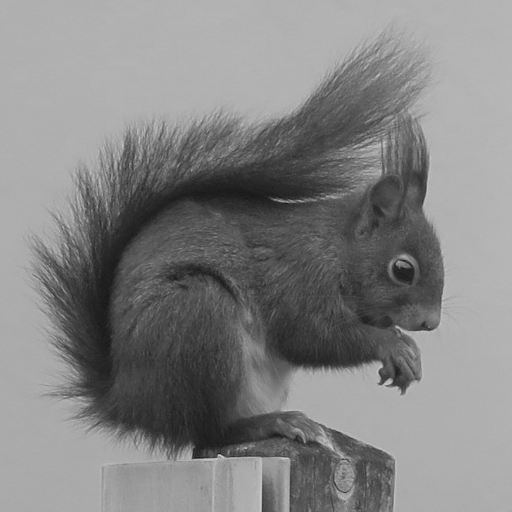
#> input picture src/figs/squirrel.png, 512 x 512 px, found by its file name
$ jupyter execute figs.ipynb
#> lines starting #> are read from the running program, lines starting #| are printed output that depends on the picture; after the words box and inside, x2 and y2 are one past the last pixel; in counts of white or black regions, pixels touching at a corner belong together
# Filtering

[cell 1]
import numpy as np
import matplotlib.pyplot as plt
import scipy.ndimage as ndi
import scipy.signal as sig
import skimage.io as io
import skimage.data as data
import skimage.transform as transform
import skimage.color as color
import skimage.filters as filters
from skimage.util import img_as_float
from numpy import log, absolute, angle
from scipy.fft import fft2, fftshift, ifft2, ifftshift

import matplotlib as mpl
plt.style.use('../_static/bip.mplstyle')
mpl.rcParams['xtick.bottom'] = False
mpl.rcParams['ytick.left'] = False
plt.rcParams['image.cmap'] = 'gray'

# Fourier transform

[cell 2]
f = io.imread("../figs/squirrel.png")
#> f is the input picture: shape (512, 512); min 23, max 213, mean 131
(M, N) = f.shape
#> M = 512; N = 512
F = fftshift(fft2(f))

fig, axs = plt.subplots(1, 3, figsize=(15,5))
axs[0].imshow(f, cmap="gray")
axs[0].set_xlabel("Image")
axs[1].imshow(log(absolute(F)), cmap="gray", extent = [-M/2 , M/2, -N/2, N/2])
axs[1].set_xlabel("Amplitude of the DFT")
axs[2].imshow(angle(F), cmap="gray", extent = [-M/2 , M/2, -N/2, N/2])
axs[2].set_xlabel("Phase of the DFT")

plt.savefig("fourier-example.svg")
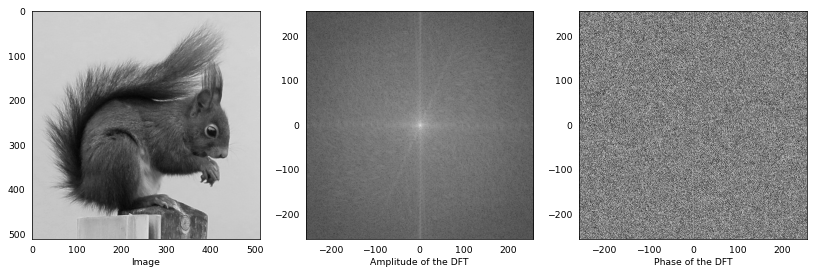
#> figure drawn by matplotlib, 3 panels

## Filtering

[cell 3]
# Original image & DFT
g = io.imread("../figs/squirrel.png")
(M,N) = g.shape
G = fftshift(fft2(g))
N = g.shape[0]

# Filter
n = np.linspace(0, N, N)
#> n = 512 values from 0 to 512
xx, yy = np.meshgrid(n, n)

[cell 4]
# Display images
def display(img, name, vmin=None, vmax=None, spatial=True):
    all_axes = plt.gcf().get_axes()
    plt.subplot(2,3,len(all_axes)+1)
    if vmin==None:
        vmin = img.min()
    if vmax==None:
        vmax = img.max()
    if spatial:
        plt.imshow(img, cmap="gray", vmin=vmin, vmax=vmax)
    else:
        plt.imshow(img, cmap="gray", vmin=vmin, vmax=vmax, extent = [-M/2 , M/2, -N/2, N/2])
    plt.xlabel(name)

[cell 5]
# Low-pass
H = ((xx-N/2)**2 + (yy-N/2)**2 < 30**2)
H = img_as_float(H)
h = np.real(ifft2(ifftshift(H)))
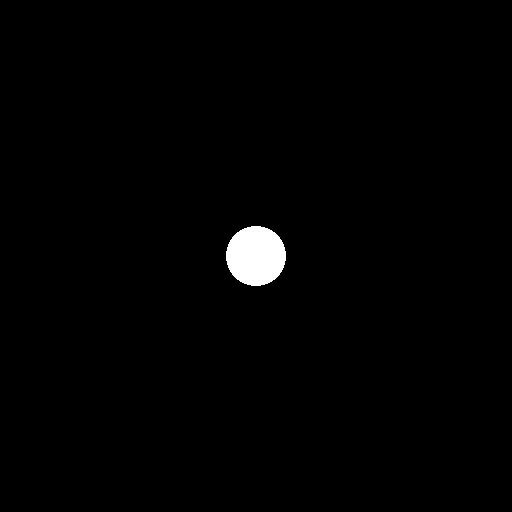
#> H: shape (512, 512) float64; values 0 (black) and 1 (white), 1.1% white; 1 white region, box (x1, y1, x2, y2) and area: (226, 226, 286, 286) 2828
h = fftshift(h) # Pour centrer la PSF

# Filtered image & DFT
F = G*H
f = np.real(ifft2(ifftshift(F)))
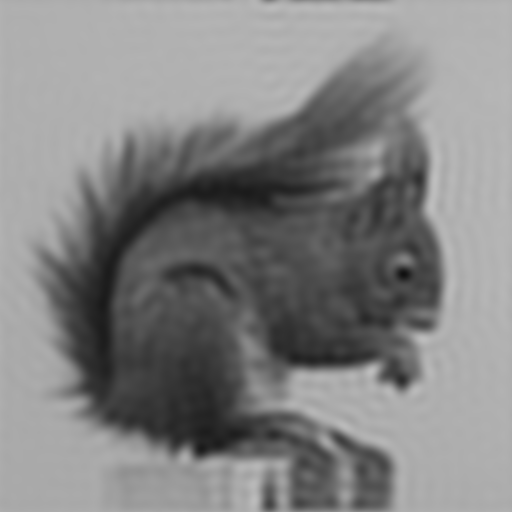
#> f: shape (512, 512) float64; min 16.36, max 190.5, mean 131

fig = plt.figure(figsize=(15,10))

display(g, "Original image")
#> in display, `vmin = img.min()`: vmin = 23
#> in display, `vmax = img.max()`: vmax = 213
display(h, "Filter kernel")
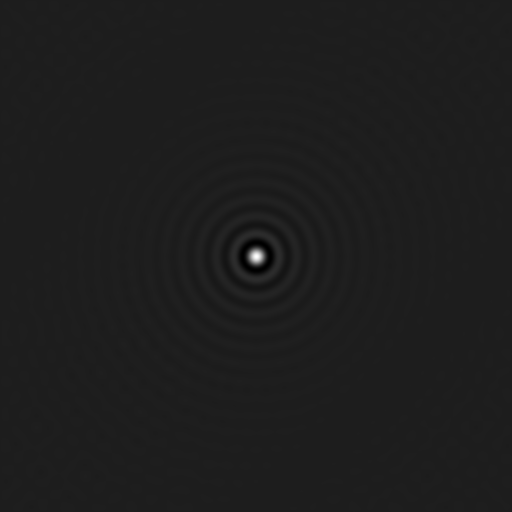
#> h: shape (512, 512) float64; min -0.00143, max 0.0108, mean 3.81e-06; drawn with min black and max white
display(f, "Filtered image")

laG = log(abs(G))
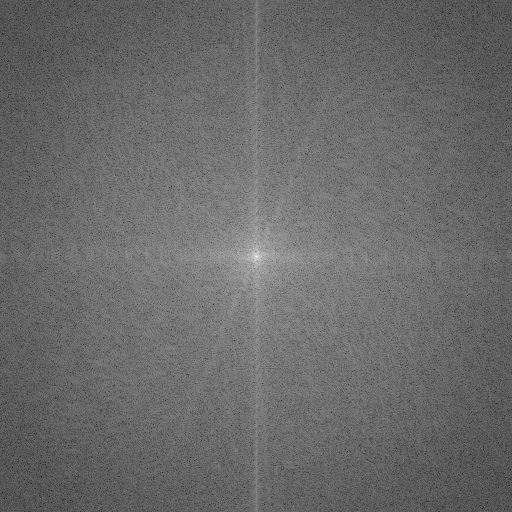
#> laG: shape (512, 512) float64; min 0.229, max 17.35, mean 7.38; drawn with min black and max white
vmin, vmax = laG.min(), laG.max()
#> vmin = 0.229; vmax = 17.35
display(np.log(abs(G)), "DFT of the original image", vmin=vmin, vmax=vmax, spatial=False)
display(np.log(abs(H + 1e-9)), "DFT of the kernel", spatial=False)
display(np.log(abs(F + 1e-9)), "DFT of the filtered image", vmin=vmin, vmax=vmax, spatial=False)

plt.savefig("lowpass.svg")
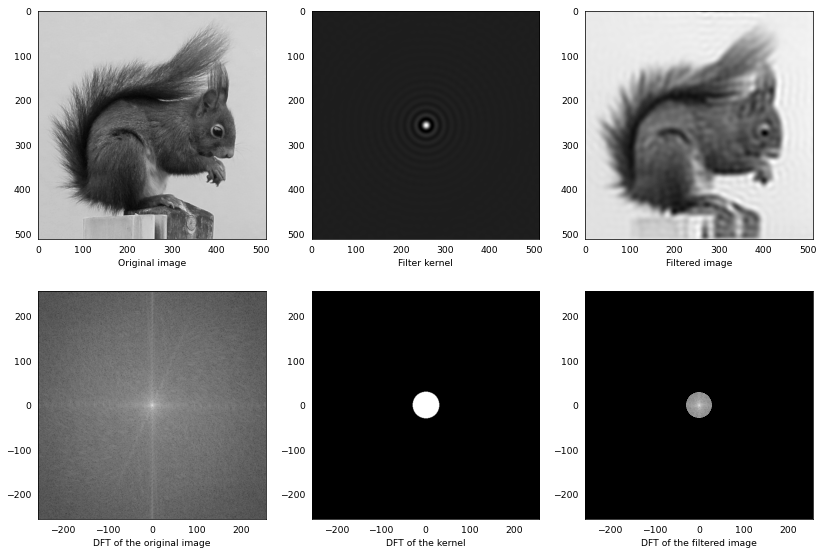
#> figure drawn by matplotlib, 6 panels

[cell 6]
# High-pass

H = ((xx-N/2)**2 + (yy-N/2)**2 > 30**2)
H = img_as_float(H)
h = np.real(ifft2(ifftshift(H)))
h = fftshift(h) # Pour centrer la PSF

# Filtered image & DFT
F = G*H
f = np.real(ifft2(ifftshift(F)))
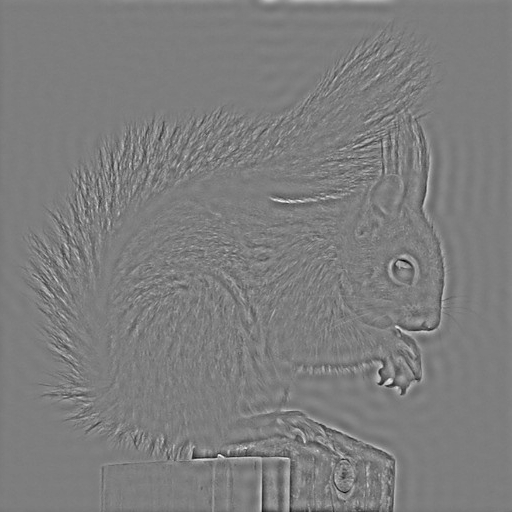
#> f: shape (512, 512) float64; min -96.84, max 99.34, mean 0; drawn with min black and max white

fig = plt.figure(figsize=(15,10))
display(g, "Original image")
display(h, "Filter kernel", vmin=-5e-3, vmax=5e-3)
display(f, "Filtered image")

laG = log(abs(G))
vmin, vmax = laG.min(), laG.max()
display(np.log(abs(G)), "DFT of the original image", vmin=vmin, vmax=vmax, spatial=False)
display(np.log(abs(H + 1e-9)), "DFT of the kernel", spatial=False)
display(np.log(abs(F + 1e-9)), "DFT of the filtered image", vmin=vmin, vmax=vmax, spatial=False)

plt.savefig("highpass.svg")
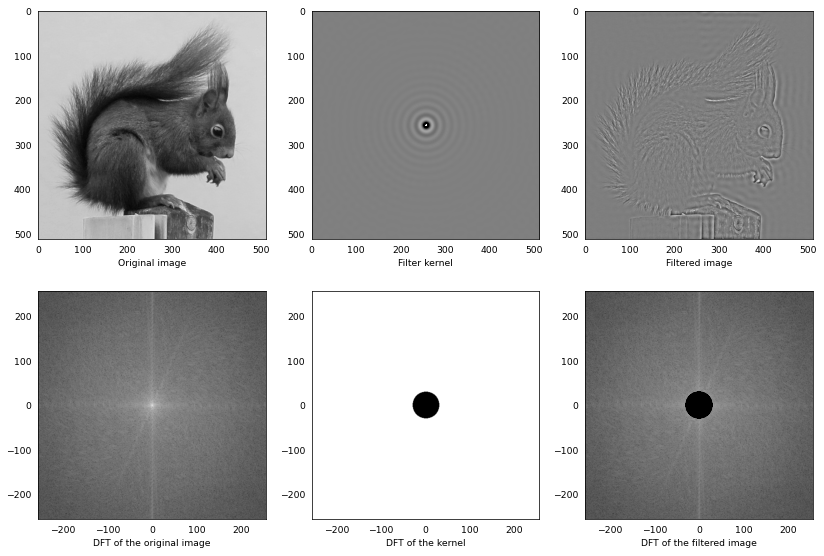
#> figure drawn by matplotlib, 6 panels
